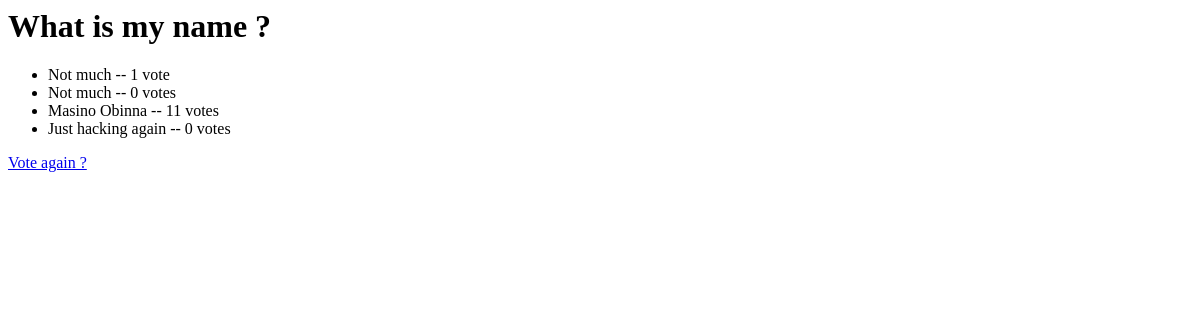
Before: /1/results/ with the older database file.
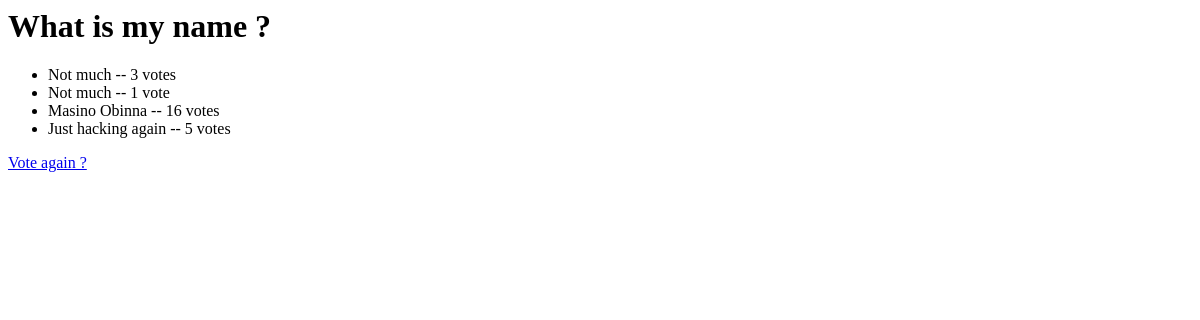
After: the same page with the newer database file.
### myapp/models.py (models this page shows, shortened)
class Question(models.Model):
    question_text = models.CharField(max_length=200)
    pub_date = models.DateTimeField("date published")

class Choice(models.Model):
    question = models.ForeignKey(Question, on_delete=models.CASCADE)
    choice_text = models.CharField(max_length=200)
    votes = models.IntegerField(default=0)

### myapp/views.py (the view)
# urls.py: path('<int:pk>/results/', views.ResultsView.as_view(), name='results'),
class ResultsView(generic.DetailView):
    model = Question
    template_name = 'myapp/results.html'

### myapp/templates/myapp/results.html
<h1>{{ question.question_text }}</h1>
<ul>
    {% for choice in question.choice_set.all %}
    <li>{{ choice.choice_text }} -- {{ choice.votes }} vote{{ choice.votes|pluralize }}</li>
    {% endfor %}
</ul>
<a href="{% url 'myapp:detail' question.id %}">Vote again ?</a>

Changed rows visible on the page:
changed Choice (number 1 of 4 on the later page): votes "1" → "3"
changed Choice (number 2 of 4 on the later page): votes "0" → "1"
changed Choice "Masino Obinna": votes "11" → "16"
changed Choice "Just hacking again": votes "0" → "5"
